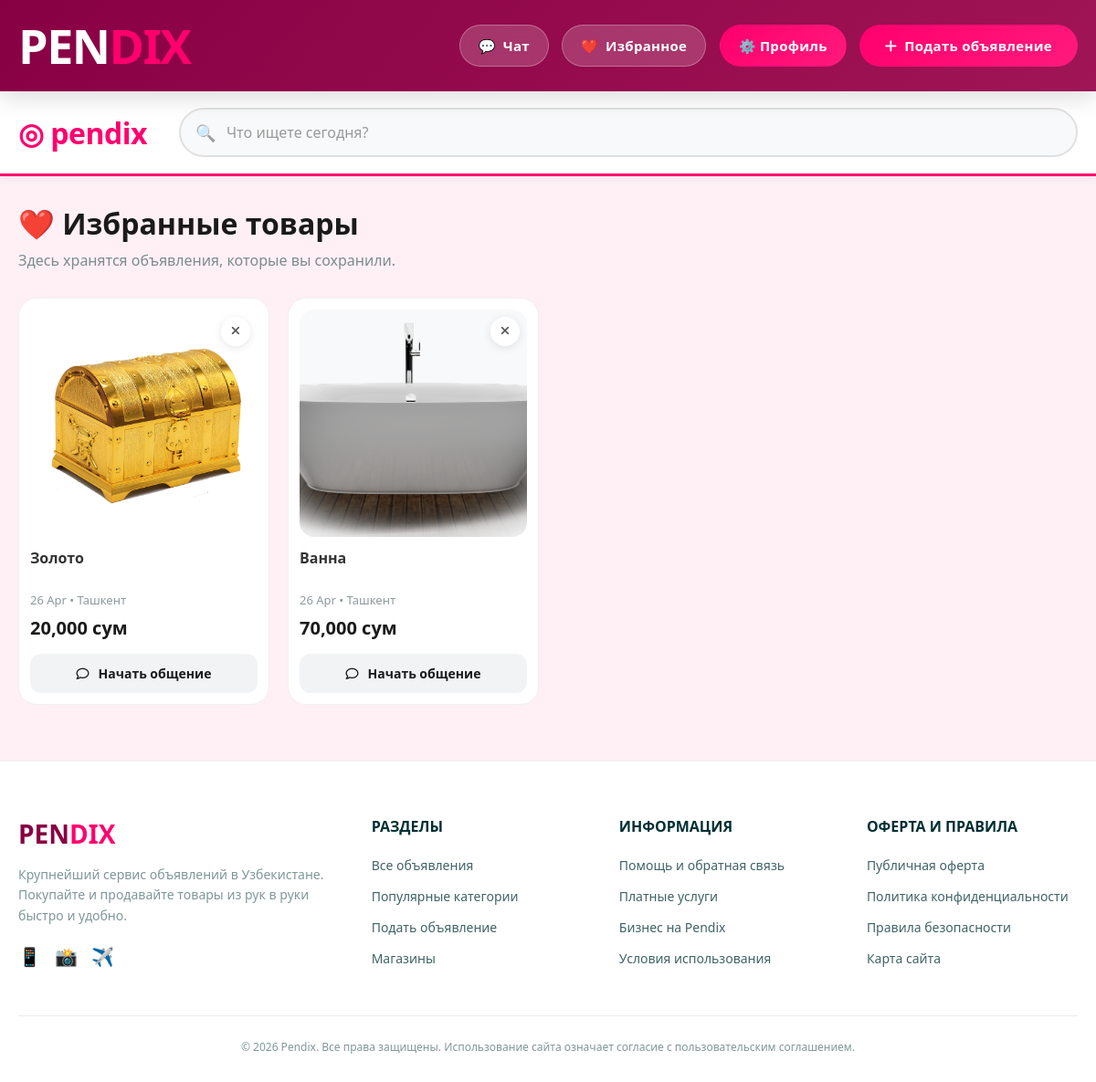
The page /favorites/ (signed in) on the database its author committed.
### favorites/models.py (models this page shows, shortened)
class Favorite(models.Model):
    user = models.ForeignKey(User, on_delete=models.CASCADE, related_name='favorites')
    ad = models.ForeignKey(Ad, on_delete=models.CASCADE, related_name='favorited_by')
    created_at = models.DateTimeField(auto_now_add=True)
    class Meta:
        unique_together = ('user', 'ad')
        verbose_name = ''
        verbose_name_plural = ''

### ads/models.py (models this page shows, shortened)
class Ad(models.Model):
    STATUS_CHOICES = (('active', ''), ('sold', ''), ('archived', ''))
    CURRENCY_CHOICES = (('UZS', 'сум'), ('USD', '$'))
    author = models.ForeignKey(settings.AUTH_USER_MODEL, on_delete=models.CASCADE, related_name='ads')
    category = models.ForeignKey(Category, on_delete=models.PROTECT, related_name='ads')
    title = models.CharField(max_length=200, verbose_name='')
    description = models.TextField(
        validators=[MinLengthValidator(80, message='')],
        verbose_name=''
    )
    price = models.DecimalField(max_digits=15, decimal_places=2, verbose_name='')
    currency = models.CharField(max_length=3, choices=CURRENCY_CHOICES, default='UZS', verbose_name='')
    phone = models.CharField(max_length=20, verbose_name='')
    address = models.CharField(max_length=255, verbose_name='', blank=True)
    latitude = models.DecimalField(max_digits=9, decimal_places=6, null=True, blank=True)
    longitude = models.DecimalField(max_digits=9, decimal_places=6, null=True, blank=True)
    status = models.CharField(max_length=10, choices=STATUS_CHOICES, default='active')
    created_at = models.DateTimeField(auto_now_add=True)
    class Meta:
        ordering = ['-created_at']
        verbose_name = ''
        verbose_name_plural = ''

class AdImage(models.Model):
    ad = models.ForeignKey(Ad, on_delete=models.CASCADE, related_name='images')
    image = models.ImageField(upload_to='ads/photos/')

### favorites/views.py (the view)
# urls.py: path('', views.favorites_list, name='list'),
@login_required
def favorites_list(request):
    favorites = Favorite.objects.filter(user=request.user).order_by('-id')
    return render(request, 'favorites/favorites_list.html', {'favorites': favorites})

### templates/favorites/favorites_list.html (shortened to what this page needs)
{% extends 'base.html' %}
{% block content %}
<div class="favorites-container">
    <div class="page-header">
        <h1>❤️ Избранные товары</h1>
        <p>Здесь хранятся объявления, которые вы сохранили.</p>
    </div>
    <div class="ads-grid" id="favorites-grid">
        {% for fav in favorites %}
            <article class="ad-card">
                <form action="{% url 'favorites:toggle' fav.ad.id %}" method="POST" class="remove-favorite-form">
                    <button type="submit" class="btn-remove" title="Удалить из избранного">
                        <i class="fa-solid fa-xmark"></i>
                    </button>
                </form>
                <a href="{% url 'ad_detail' fav.ad.id %}" class="ad-card__link">
                    <div class="ad-card__image">
                        {% if fav.ad.images.first %}
                            <img src="{{ fav.ad.images.first.image.url }}" alt="{{ fav.ad.title }}" loading="lazy">
                        {% else %}
                            <div class="ad-card__no-photo"><span>Нет фото</span></div>
                        {% endif %}
                    </div>
                    <div class="ad-card__body">
                        <h3 class="ad-card__title">{{ fav.ad.title }}</h3>
                        <div class="ad-card__meta">
                            {{ fav.ad.created_at|date:"j M" }} • {{ fav.ad.address|default:"Ташкент" }}
                        </div>
                        <div class="ad-card__price">
                            {{ fav.ad.price|floatformat:"0" }} {{ fav.ad.get_currency_display }}
                        </div>
                    </div>
                </a>
                <div class="ad-card__actions">
                    <a href="{% url 'create_or_get_chat' fav.ad.author.id fav.ad.id %}" class="btn-chat"
                       {% if not user.is_authenticated %}data-auth-required="true" data-auth-feature="чатом с продавцом"{% endif %}>
                        <i class="fa-regular fa-comment"></i>
                        <span>Начать общение</span>
                    </a>
                </div>
            </article>
        {% endfor %}
    </div>
</div>
{% endblock %}

### templates/favorites/favorites_list.html (style rules this page uses)
.favorites-container { padding: 30px 0; min-height: 80vh; }
.page-header { margin-bottom: 30px; }
.page-header h1 { font-size: 32px; font-weight: 800; color: #1a1a1a; margin: 0 0 8px 0; }
.page-header p { color: #7c8b8d; margin: 0; }
.ads-grid { display: grid; grid-template-columns: repeat(auto-fill, minmax(260px, 1fr)); gap: 20px; }
.ad-card { background: #fff; border-radius: 20px; padding: 12px; border: 1px solid #f0f0f0; position: relative; transition: all 0.3s ease; display: flex; flex-direction: column; }
.remove-favorite-form { position: absolute; top: 20px; right: 20px; z-index: 10; }
.btn-remove { width: 32px; height: 32px; border-radius: 50%; background: rgba(255, 255, 255, 0.9); border: none; box-shadow: 0 2px 10px rgba(0,0,0,0.1); cursor: pointer; display: flex; align-items: center; justify-content: center; color: #555; transition: all 0.2s; }
.ad-card__link { text-decoration: none; color: inherit; }
.ad-card__image { aspect-ratio: 1 / 1; border-radius: 16px; overflow: hidden; background: #f8f9fa; margin-bottom: 12px; }
.ad-card__image img { width: 100%; height: 100%; object-fit: cover; }
.ad-card__title { font-size: 16px; font-weight: 600; margin-bottom: 8px; height: 40px; overflow: hidden; display: -webkit-box; -webkit-line-clamp: 2; -webkit-box-orient: vertical; }
.ad-card__price { font-size: 20px; font-weight: 800; color: #1a1a1a; margin-bottom: 15px; }
.ad-card__meta { font-size: 13px; color: #8c9a9c; margin-bottom: 8px; }
.ad-card__actions { margin-top: auto; }
.btn-chat { display: flex; align-items: center; justify-content: center; gap: 10px; width: 100%; padding: 12px; background: #f1f3f5; color: #1a1a1a; text-decoration: none; border-radius: 12px; font-weight: 600; font-size: 14px; transition: background 0.2s; }

### templates/base.html (style rules this page uses)
:root { --olx-dark: #002f34; --hot-pink: #ff006e; --light-pink-bg: #fff0f5; --grey-text: #7f9799; }

### rows shown on the page
Favorite: ad.images.first.image (picture), ad "Золото", ad.created_at "26 Apr", ad.address "Ташкент", ad.price "20,000", ad.currency "сум"
Favorite: ad.images.first.image (picture), ad "Ванна", ad.created_at "26 Apr", ad.address "Ташкент", ad.price "70,000", ad.currency "сум"
